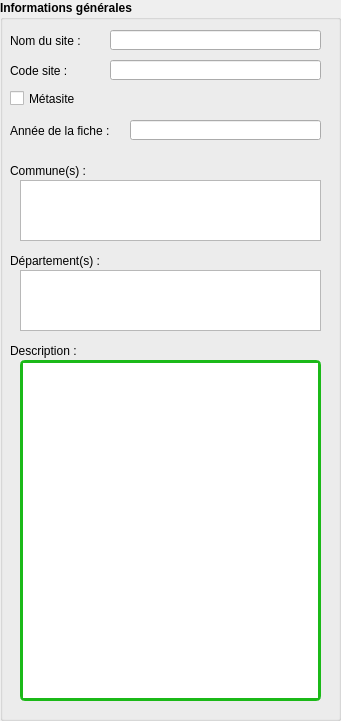
  <widget class="QGroupBox" name="groupBox">
   <property name="geometry">
    <rect>
     <x>60</x>
     <y>70</y>
     <width>341</width>
     <height>721</height>
    </rect>
   </property>
   <property name="font">
    <font>
     <weight>75</weight>
     <italic>false</italic>
     <bold>true</bold>
     <underline>false</underline>
     <kerning>true</kerning>
    </font>
   </property>
   <property name="title">
    <string>Informations générales</string>
   </property>
   <property name="flat">
    <bool>false</bool>
   </property>
   <widget class="QLineEdit" name="nom_site">
    <property name="geometry">
     <rect>
      <x>110</x>
      <y>30</y>
      <width>211</width>
      <height>20</height>
     </rect>
    </property>
    <property name="text">
     <string/>
    </property>
   </widget>
   <widget class="QLineEdit" name="codesite">
    <property name="geometry">
     <rect>
      <x>110</x>
      <y>60</y>
      <width>211</width>
      <height>20</height>
     </rect>
    </property>
   </widget>
   <widget class="QLineEdit" name="annee_fiche">
    <property name="geometry">
     <rect>
      <x>130</x>
      <y>120</y>
      <width>191</width>
      <height>20</height>
     </rect>
    </property>
   </widget>
   <widget class="QCheckBox" name="est_metasite">
    <property name="geometry">
     <rect>
      <x>10</x>
      <y>90</y>
      <width>101</width>
      <height>17</height>
     </rect>
    </property>
    <property name="font">
     <font>
      <weight>50</weight>
      <italic>false</italic>
      <bold>false</bold>
      <underline>false</underline>
      <kerning>true</kerning>
     </font>
    </property>
    <property name="text">
     <string>Métasite</string>
    </property>
   </widget>
   <widget class="QPlainTextEdit" name="description_site">
    <property name="geometry">
     <rect>
      <x>20</x>
      <y>360</y>
      <width>301</width>
      <height>341</height>
     </rect>
    </property>
    <property name="font">
     <font>
      <weight>50</weight>
      <italic>false</italic>
      <bold>false</bold>
      <underline>false</underline>
      <kerning>true</kerning>
     </font>
    </property>
    <property name="autoFillBackground">
     <bool>false</bool>
    </property>
    <property name="styleSheet">
     <string notr="true">border-style: solid; border-radius: 5px; border-width: 3px; border-color: rgb(27, 185, 24);</string>
    </property>
   </widget>
   <widget class="QLabel" name="label">
    <property name="geometry">
     <rect>
      <x>10</x>
      <y>30</y>
      <width>91</width>
      <height>21</height>
     </rect>
    </property>
    <property name="font">
     <font>
      <weight>50</weight>
      <italic>false</italic>
      <bold>false</bold>
      <underline>false</underline>
      <kerning>true</kerning>
     </font>
    </property>
    <property name="text">
     <string>Nom du site :</string>
    </property>
   </widget>
   <widget class="QLabel" name="label_2">
    <property name="geometry">
     <rect>
      <x>10</x>
      <y>60</y>
      <width>91</width>
      <height>21</height>
     </rect>
    </property>
    <property name="font">
     <font>
      <weight>50</weight>
      <italic>false</italic>
      <bold>false</bold>
      <underline>false</underline>
      <kerning>true</kerning>
     </font>
    </property>
    <property name="text">
     <string>Code site :</string>
    </property>
   </widget>
   <widget class="QLabel" name="label_3">
    <property name="geometry">
     <rect>
      <x>10</x>
      <y>160</y>
      <width>141</width>
      <height>21</height>
     </rect>
    </property>
    <property name="font">
     <font>
      <weight>50</weight>
      <italic>false</italic>
      <bold>false</bold>
      <underline>false</underline>
      <kerning>true</kerning>
     </font>
    </property>
    <property name="text">
     <string>Commune(s) :</string>
    </property>
   </widget>
   <widget class="QLabel" name="label_4">
    <property name="geometry">
     <rect>
      <x>10</x>
      <y>120</y>
      <width>121</width>
      <height>21</height>
     </rect>
    </property>
    <property name="font">
     <font>
      <weight>50</weight>
      <italic>false</italic>
      <bold>false</bold>
      <underline>false</underline>
      <kerning>true</kerning>
     </font>
    </property>
    <property name="text">
     <string>Année de la fiche :</string>
    </property>
   </widget>
   <widget class="QLabel" name="label_5">
    <property name="geometry">
     <rect>
      <x>10</x>
      <y>340</y>
      <width>211</width>
      <height>21</height>
     </rect>
    </property>
    <property name="font">
     <font>
      <weight>50</weight>
      <italic>false</italic>
      <bold>false</bold>
      <underline>false</underline>
      <kerning>true</kerning>
     </font>
    </property>
    <property name="text">
     <string>Description :</string>
    </property>
   </widget>
   <widget class="QLabel" name="label_6">
    <property name="geometry">
     <rect>
      <x>10</x>
      <y>250</y>
      <width>161</width>
      <height>21</height>
     </rect>
    </property>
    <property name="font">
     <font>
      <weight>50</weight>
      <italic>false</italic>
      <bold>false</bold>
      <underline>false</underline>
      <kerning>true</kerning>
     </font>
    </property>
    <property name="text">
     <string>Département(s) :</string>
    </property>
   </widget>
   <widget class="QPlainTextEdit" name="commune">
    <property name="geometry">
     <rect>
      <x>20</x>
      <y>180</y>
      <width>301</width>
      <height>61</height>
     </rect>
    </property>
    <property name="font">
     <font>
      <weight>50</weight>
      <italic>false</italic>
      <bold>false</bold>
      <underline>false</underline>
      <kerning>true</kerning>
     </font>
    </property>
   </widget>
   <widget class="QPlainTextEdit" name="departement">
    <property name="geometry">
     <rect>
      <x>20</x>
      <y>270</y>
      <width>301</width>
      <height>61</height>
     </rect>
    </property>
    <property name="font">
     <font>
      <weight>50</weight>
      <italic>false</italic>
      <bold>false</bold>
      <underline>false</underline>
      <kerning>true</kerning>
     </font>
    </property>
   </widget>
  </widget>
